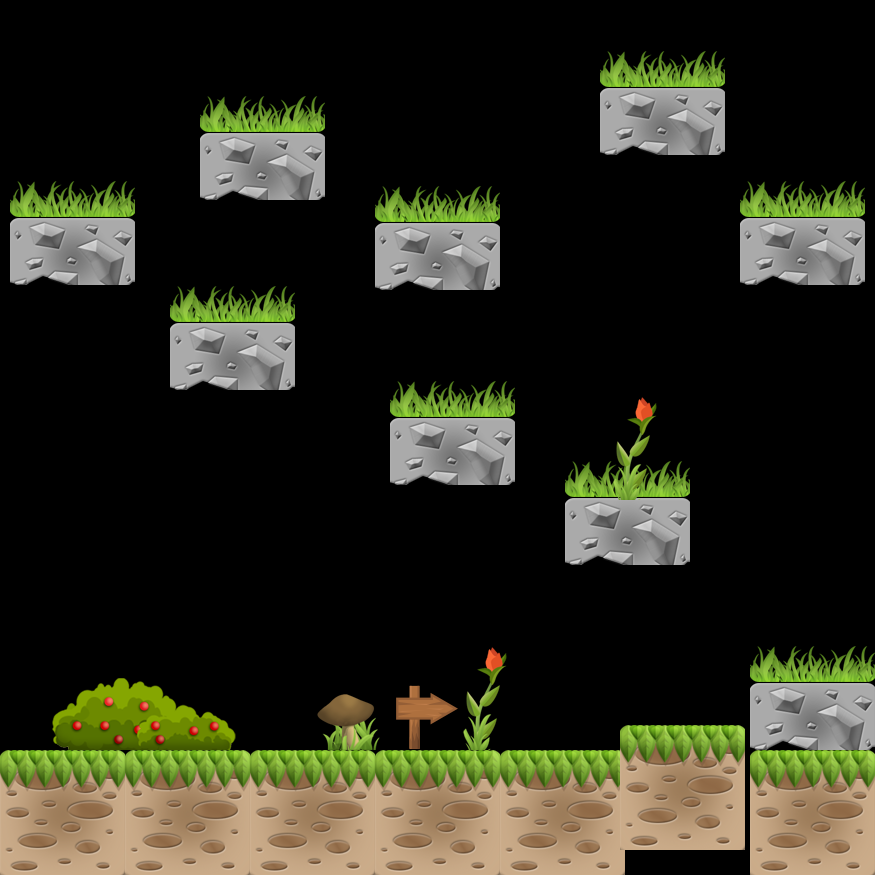

A level layout from a 2D game, rendered from its tile map. Below: a short description, then the map file with tile-grid data replaced by summaries:
An orthogonal 175x175 tile map with 5x5 px tiles, 4 tile layers (earth, CreateEnemyPoint, grass, signs) and 20 objects (2x 3, Gold, Silver, Bronze).

<map version="1.0" orientation="orthogonal" renderorder="right-down" width="175" height="175" tilewidth="5" tileheight="5" nextobjectid="23">
 <tileset firstgid="1" name="tiles" tilewidth="5" tileheight="5" tilecount="215296" columns="464">
  <image source="../Tiles/tiles.png" width="2322" height="2322" />
 </tileset>
 <layer name="earth" width="175" height="175">
  <data>[30625 cells, 9530 non-empty, 1200 distinct tile ids]</data>
 </layer>
 <layer name="CreateEnemyPoint" width="175" height="175">
  <data>[30625 cells, 60 non-empty, 1 distinct tile ids]</data>
 </layer>
 <objectgroup name="SpawnEnemy">
  <object id="8" name="3" x="413" y="687">
   <ellipse />
  </object>
  <object id="9" name="3" x="753" y="608">
   <ellipse />
  </object>
 </objectgroup>
 <objectgroup name="CreateEnemyPoint">
  <object id="7" x="259" y="397" width="654" height="353" />
 </objectgroup>
 <objectgroup name="Coins">
  <object id="1" name="Gold" x="562" y="720">
   <ellipse />
  </object>
  <object id="2" name="Silver" x="685" y="696">
   <ellipse />
  </object>
  <object id="3" name="Bronze" x="813" y="629">
   <ellipse />
  </object>
  <object id="4" x="452" y="368">
   <ellipse />
  </object>
  <object id="5" x="226" y="271">
   <ellipse />
  </object>
  <object id="6" x="666" y="32">
   <ellipse />
  </object>
 </objectgroup>
 <layer name="grass" width="175" height="175">
  <data>[30625 cells, 1268 non-empty, 1037 distinct tile ids]</data>
 </layer>
 <layer name="signs" width="175" height="175">
  <data>[30625 cells, 260 non-empty, 260 distinct tile ids]</data>
 </layer>
 <objectgroup name="Collision">
  <object id="10" x="46" y="752" width="870" height="126" />
  <object id="11" x="753" y="679" width="120" height="68" />
  <object id="13" x="621" y="729" width="120" height="22" />
  <object id="14" x="568" y="499" width="120" height="66" />
  <object id="15" x="389" y="417" width="125" height="67" />
  <object id="16" x="172" y="328" width="121" height="59" />
  <object id="17" x="9" y="224" width="124" height="62" />
  <object id="18" x="200" y="134" width="122" height="67" />
  <object id="19" x="372" y="229" width="129" height="61" />
  <object id="20" x="741" y="219" width="124" height="66" />
  <object id="21" x="598" y="87" width="127" height="68" />
 </objectgroup>
</map>